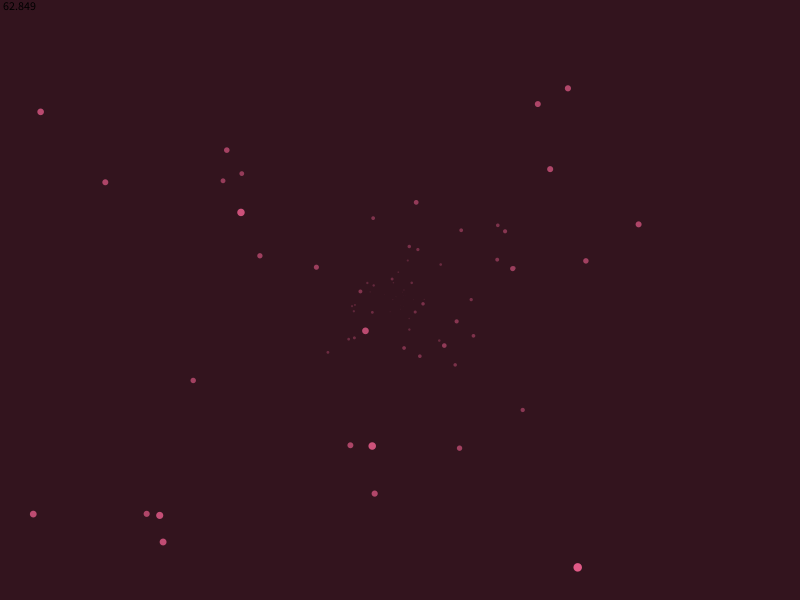
Frame 1 (no input)
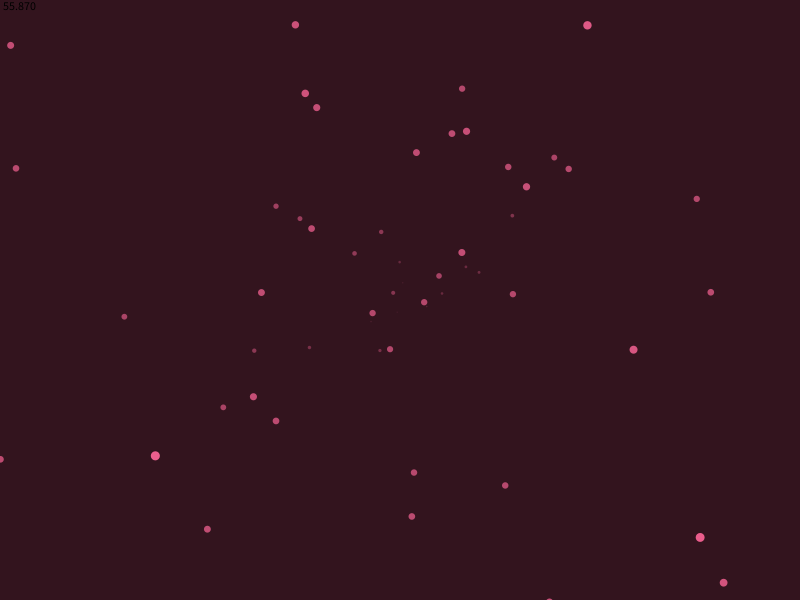
Frame 60 (the mouse pressed at the canvas centre just before this capture)
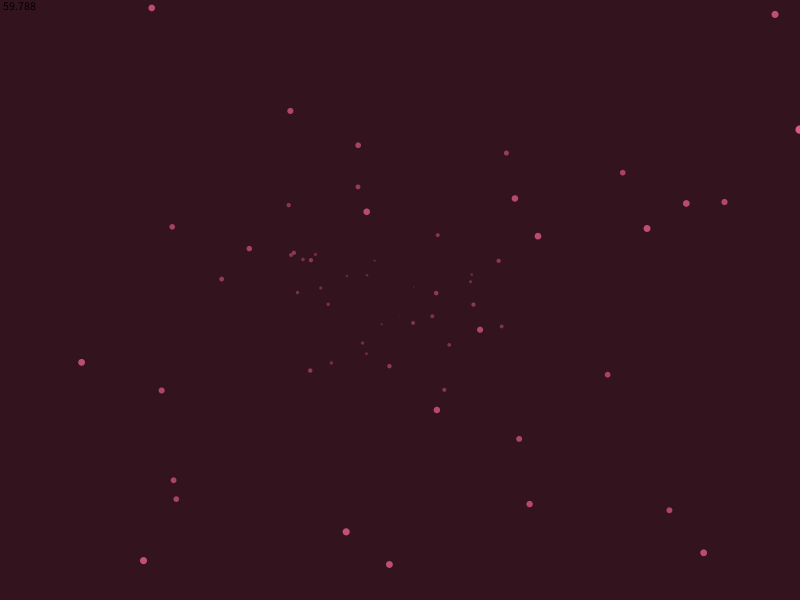
Frame 120 (the mouse held since frame 60 and released just before this capture)

The Processing sketch that drew these frames (run headless with seeded random() and noise(); from frame 60 on, the mouse is pressed at the canvas centre):

// Processing sketch: starfield
// ── starfield.pde
/*--------------------*/
/*--------------------*/

//TODO: sort stars[] by p.z using a comparitor

Star[] stars = new Star[100];
float cameraSpeed = 10;
float depth = 1000;
boolean showFrameRate = true;
boolean paused = false;

void setup() {
    size(800, 600);
    colorMode(HSB, 360, 100, 100);
    background(color(340, 60, 20));
    frameRate(60);
    textAlign(LEFT, TOP);

    for (int i = 0; i < stars.length; i++) {
        stars[i] = new Star(random(-width / 2, width / 2),
                            random(-height / 2, height / 2),
                            random(0, depth));
    }
}

void draw() {
    background(color(340, 60, 20));
    translate(width / 2, height / 2);

    for (int i = 0; i < stars.length; i++) {
        stars[i].update();
        stars[i].show();
    }

    if (showFrameRate) {
        fill(0, 0, 0);
        text(frameRate, -width / 2, -height / 2);
    }
}

/*--------------------*/

public class Star {
    protected PVector p;
    protected float r;

    public Star(float x, float y, float z) {
        p =  new PVector(x, y, z);
        r = 5;
    }

    public void update() {
        p.z -= cameraSpeed;

        if (p.z < 1 || p.x < -width / 2 || p.y < -height / 2 || p.x > width / 2 || p.y > height / 2) {
            p.x = random(-width / 2, width / 2);
            p.y = random(-height / 2, height / 2);
            p.z = random(0, depth);
        }
    }

    public void show() {
        /*
            When an object is furthest away, z is closest to max depth, it
            will appear closer to it's vanishing point, (0,0) on the plane
            of the camera. So our input to map should be closer to 0 if an
            object is further away. However, an object close to or beside 
            the camera may have a value outside the range of +/- w/h, or 
            the boundary. This is because an object could appear to come 
            into view somewhere between (0,0) and the boundary, yet travel
            far beyond the boundary as it nears the camera. Thus, input 
            values to map that are beyond the range are intentional.
        */
        float sx = map(p.x * ((depth / p.z) - 1), -width, width, -width / 2, width / 2);
        float sy = map(p.y * ((depth / p.z) - 1), -height, height, -height / 2, height / 2);
        float sr = map(p.z / depth, 0, 1, r, 0);
        float brightness = map(p.z / depth, 0, 1, 100, 20);

        fill(color(340, 60, brightness));
        noStroke();
        ellipse(sx, sy, sr * 2, sr * 2);
    }
}

/*--------------------*/
/*--------------------*/
